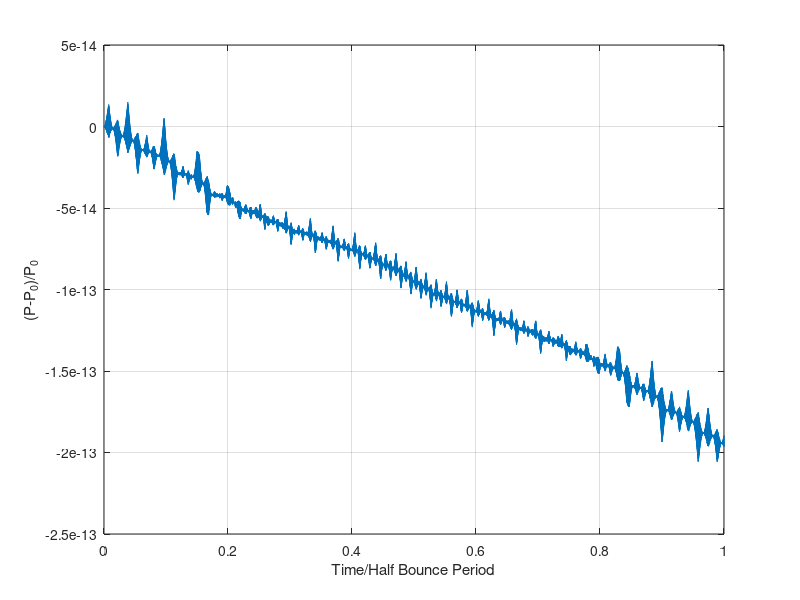
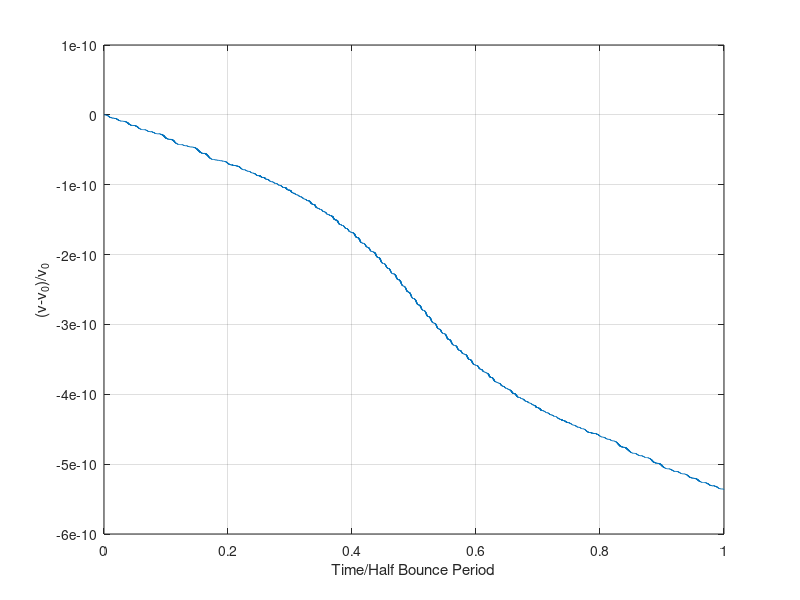

Write the MATLAB code that produced these figures, in order. (Note: a time limit stopped this script after it produced the figures.)
function Sections_6dot2_to_6dot5
clear
global m q M Re E;
Re=6378;%km Equatorial Radius of Earth
m0=1.6726231*10^-27;%kg rest mass of proton 
q=1.602*10^-19; %C charge of proton 
M=31000.*10^-9; %TRe^3 Magnetic Field Strength of Earth 
E=0; %V/m or N/C (mkg/s^3A) Electric Field

%Initial Conditions 
Pangle=pi/4;  %Rad Pitch Angle 
phase=0; %Rad
v0_mag=1; %Re/s velocity magnitude 
%position components 
x0=7; %Re
y0=0; %Re
z0=0; %Re
r0=sqrt(x0^2+y0^2+z0^2); %Re
%velocity comp0nents 
vx0=v0_mag*sin(phase); %Re/s
vy0=v0_mag*sin(Pangle)*cos(phase); %Re/s
vz0=v0_mag*cos(Pangle); %Re/s
v0=sqrt(vx0^2+vy0^2+vz0^2); %Re/s
%relativistic mass 
m=m0*(1/sqrt(1-((vy0*Re)^2/(3*10^5)^2))); %kg 

%Call ODE 45  
Tmax=400; %Sufficiently high to reach stopping conditon
options=odeset('Events',@events,'RelTol',1.0e-10,'AbsTol',1.0e-14); %stopping condition
[t,y]=ode45(@Lorentz,[0 Tmax],[x0,y0,z0,vx0,vy0,vz0],options);
rvec=[y(:,1), y(:,2), y(:,3)]; %Re matrix of position vectors 
vvec=[y(:,4), y(:,5), y(:,6)]; %Re/s matrix of velocity vectors 
r=sqrt(y(:,1).^2+y(:,2).^2+y(:,3).^2); %Re matrix of position magnitudes 
v=sqrt(y(:,4).^2+y(:,5).^2+y(:,6).^2); %Re/s matrix of velocity magnitudes 
rho=sqrt(y(:,1).^2+y(:,2).^2); %Re matrix of position magnitudes in XY plane

%Magnetic field at particle positions
[Bx, By, Bz] = mag_vec(rvec); %T
B=[Bx, By, Bz]; %T
B_mag=sqrt(sum(B.^2,2)); %T 

%Additonal 
alpha = acos((dot(vvec,B,2))./(v.*B_mag));%Rad Pitch angle at every position
v_para = v.*cos(alpha); %Re/s Parallel velocity at every position
v_perp = v.*sin(alpha); %Re/s Perpendicular velocity at every position

%Magnetic Moment 
mu=m.*((v_perp*Re*1.0E3).^2)./B_mag; % Am^2  

%Canonical Angular Momentum 
v_phi_t=(y(:,1).*y(:,5)-y(:,2).*y(:,4))./rho; %Re/s velocity in phi direction at every position
tet=acos(y(:,3)./r); %Rad Collatitude at every position
p=(m*r.*sin(tet).*v_phi_t-q*M*(sin(tet)).^2./r);%kgRe2/s  Canonical Angular Momentum 
%Radial Bounds

rr_min=( p(1)+sqrt(p(1)^2+4*q*M*m*v0.*(sin(tet)).^3))./(2*m*v0*sin(tet)); %Re Minimum Radial Bounds 
rr_max=(-p(1)-sqrt(p(1)^2-4*q*M*m*v0.*(sin(tet)).^3))./(2*m*v0*sin(tet)); %Re Maximum Radial Bounds

%Plots
figure(1) %figure 61 left panel 
plot(t/t(end),(p-p(1))/p(1))
xlabel('Time/Half Bounce Period')
ylabel('(P-P_{0})/P_{0}')
grid on 

figure(2) %figure 61 right panel 
plot(t/t(end),(v-v(1))/v(1))
xlabel('Time/Half Bounce Period')
ylabel('(v-v_{0})/v_{0}')
grid on 

figure(3); %Figure 62
plot3(y(:,1),y(:,2),y(:,3),'b');
hold on;
xlabel('X (Re)');
ylabel('Y (Re)');
zlabel('Z (Re)');
grid on; 
axis equal;

figure(4); %Figure 63
plot(t/t(end),mu,'b')
xlabel('Time/Half Bounce Period')
ylabel('\mu (Am^2)');
grid on; 

figure(5) %figure 60 + 64(see lineS 107 + 108)
plot(rho,y(:,3),'b',rr_min.*sin(tet),rr_min.*cos(tet),'k',rr_max.*sin(tet),rr_max.*cos(tet),'k')
hold on
grid on
xlabel('\rho (Re)');
ylabel('Z (Re)');


%Phase Distribution Attempt 
%New phase, Same pitch angle
phase2=pi; %Rad
%Inital Conditions
y1=0; %Re
z1=0; %Re
vx1=v0_mag*sin(phase2); %Re/s
vy1=v0_mag*sin(Pangle)*cos(phase2); %Re/s
vz1=v0_mag*cos(Pangle); %Re/s
x1=(p(1)+sqrt(p(1)^2+4*q*M*m*vy1))./(2*m*vy1); %Re
%Call ODE 45
[t,y]=ode45(@Lorentz,[0 Tmax],[x1,y1,z1,vx1,vy1,vz1],options);
%Remove '%' for figure 64
%plot(sqrt(y(:,1).^2+y(:,2).^2), y(:,3),'r')
end

function dxdt = Lorentz(t,x)
global m;
global q;
global E;

%variables: x=x(1); y=x(2); z=x(3); vx=x(4); vy=x(5); vz=x(6)
%velocity equations: dx/dt=x(4); dy/dt=x(5); dz/dt=x(6);  
%acceleration equations: d(vx)/dt; d(vy)/dt=; d(vz)/dt=; see DIFFERENTIAL EQUATION
r=[x(1), x(2), x(3)]; %Re
v=[x(4), x(5), x(6)]; %Re

%Call Magnetic field Function
[Bx,By,Bz]=mag_vec(r); %T
B=[Bx,By,Bz]; %T

%DIFFERENTIAL EQUATION 
%Lorentz Equation
a_L=(q/m)*(E + cross(v,B)); %Re/s^2
a_Lx=a_L(1); %Re/s^2
a_Ly=a_L(2); %Re/s^2
a_Lz=a_L(3); %Re/s^2

dxdt=[x(4);x(5);x(6);a_Lx;a_Ly;a_Lz]; %Output new positon and velcoity
end

function [Bx, By, Bz] = mag_vec(r)
global M;
SPS=0; %No tilt of Earth relative to field lines 
CPS=1; %No tilt of Earth relative to field lines 
P=r(:,1).*r(:,1); %Re^2
T=r(:,2).*r(:,2); %Re^2
U=r(:,3).*r(:,3); %Re^2
V=3*r(:,3).*r(:,1); %Re^2
Q=M./sqrt(P+T+U).^5; %T(Re^-2)

Bx=Q.*((T+U-2.*P).*SPS-V.*CPS); %T
By=-3.*r(:,2).*Q.*(r(:,1).*SPS+r(:,3).*CPS); %T
Bz=Q.*((P+T-2.*U).*CPS-V.*SPS); %T
end

function [value,isterminal,direction] = events(t,y)
value = y(3); %stop when hit equitorial plane  
isterminal = 1;%stop the integration
direction = -1;%-1 to approach value from positve direction(decreasing),1 negative, 0 both
end
